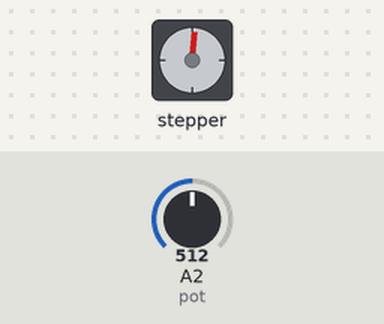
A sketch run on a simulated Arduino Uno, built with avr-gcc and run on an emulated ATmega328P. Parts: stepper motor. Wiring (inferred from the names in the program): stepper motor (2048 steps per turn assumed): coils pin 8, pin 9, pin 10, pin 11. Inputs (shaded band) come from the test bench; at power-on: A2 (pot) = 512. What the sketch prints to the serial monitor is not drawn.

Above: at 1.2 s.
1.3 s: A2 (pot) set to 306
At 1.48 s:
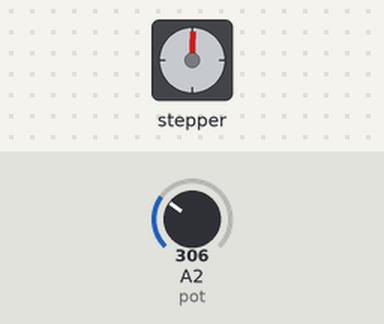
4.3 s: A2 (pot) set to 122
At 5.6 s:
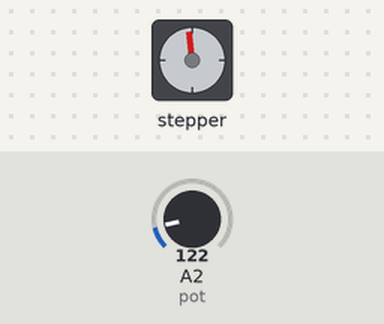
7.3 s: A2 (pot) set to 511
At 7.48 s:
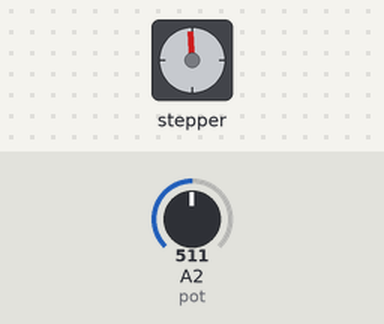
10.3 s: A2 (pot) set to 0
At 10.48 s:
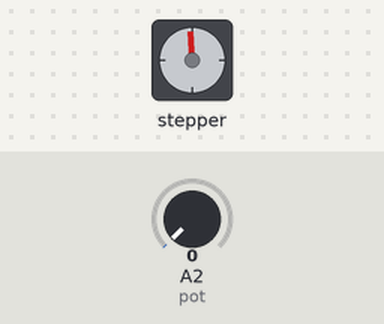
Timing chart, 0 to 13.3 s (numbered marks = the images above; inputs shaded):
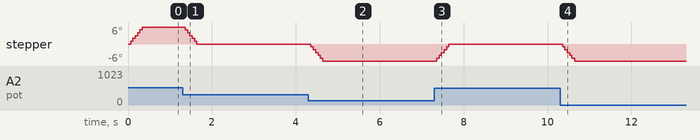

The sketch:

PasoAPaso.ino
```cpp
/*
Controla un motor paso a paso utilizando una secuencia de pasos predefinida. A continuación, se describe su funcionamiento:

Se definen las variables IN1, IN2, IN3 y IN4 para representar los pines de salida del Arduino a los que se conectan las bobinas del motor paso a paso. Estos pines se configuran como salidas digitales.

La variable pot se define como A2, lo que indica que se utilizará el pin analógico A2 del Arduino para leer la posición actual del potenciómetro. El potenciómetro se utiliza para controlar la dirección del motor.

La variable anterior se inicializa en 0 y se utiliza para almacenar la lectura anterior del potenciómetro. Se utiliza para determinar si ha habido un cambio en la posición del potenciómetro.

Se define la matriz paso que contiene una secuencia de pasos para el motor. Cada fila de la matriz representa un paso del motor y los valores en cada columna representan el estado de los pines IN1, IN2, IN3 y IN4 correspondientes a ese paso.

En la función setup(), se configuran los pines IN1, IN2, IN3 y IN4 como salidas digitales utilizando pinMode(). Además, se inicializa la comunicación serial a una velocidad de 9600 baudios mediante Serial.begin().

En la función loop(), se lee la posición actual del potenciómetro utilizando analogRead() y se almacena en la variable actual.

Se verifica si la posición actual es igual a la posición anterior. Si son iguales, se apagan todas las bobinas del motor, es decir, se establecen los pines IN1, IN2, IN3 y IN4 en bajo (LOW) utilizando digitalWrite().

Si la posición actual es diferente a la posición anterior, se verifica si la posición actual es mayor que la anterior. En caso afirmativo, se ejecuta un bucle que repite el siguiente proceso 10 veces:

a. Se recorre la matriz paso en orden ascendente, y se establecen los pines IN1, IN2, IN3 y IN4 según los valores de la fila correspondiente.

b. Se introduce un retardo de 10 milisegundos utilizando delay().

c. Se envía por el puerto serie el mensaje "Ciclo 1".

Si la posición actual es menor que la posición anterior, se ejecuta un bucle similar al anterior, pero en este caso se recorre la matriz paso en orden descendente.

Al final del bucle principal, se actualiza la variable anterior con el valor de actual, para que en la próxima iteración se pueda determinar si ha habido un cambio en la posición del potenciómetro.

En resumen, el código controla un motor paso a paso en función de la posición de un potenciómetro. Dependiendo de si la posición actual es mayor o menor que la posición anterior, el motor girará en una dirección u otra, utilizando una secuencia de pasos predefinida. Además, se muestra información sobre el ciclo en el que se encuentra el motor a través de la comunicación serial.
*/

int IN1 = 8;
int IN2 = 9;
int IN3 = 10;
int IN4 = 11;
int pot = A2;
int anterior = 0;

// Secuencia de pasos del motor.
int paso [4][4] =
{
  {1, 1, 0, 0},
  {0, 1, 1, 0},
  {0, 0, 1, 1},
  {1, 0, 0, 1}
};

void setup()
{

  Serial.begin(9600);
  pinMode(IN1, OUTPUT);
  pinMode(IN2, OUTPUT);
  pinMode(IN3, OUTPUT);
  pinMode(IN4, OUTPUT);

}


void loop()
{
  int actual = analogRead(pot);
  if (actual == anterior){
    digitalWrite(IN1, LOW);
    digitalWrite(IN2, LOW);
    digitalWrite(IN3, LOW);
    digitalWrite(IN4, LOW);
  }else{
    if (actual > anterior){
      for(int k = 0; k<10; k++){
        for (int i = 0; i < 4; i++){
          digitalWrite(IN1, paso[i][0]);
          digitalWrite(IN2, paso[i][1]);
          digitalWrite(IN3, paso[i][2]);
          digitalWrite(IN4, paso[i][3]);
          delay(10);
          Serial.print("Ciclo 1 ");
        }
      }
    }
    else{
      for(int k = 0; k<10; k++){
        for (int j = 3 ; j>=0; j=j-1){
          digitalWrite(IN1, paso[j][0]);
          digitalWrite(IN2, paso[j][1]);
          digitalWrite(IN3, paso[j][2]);
          digitalWrite(IN4, paso[j][3]);
          delay(10);
          Serial.print("Ciclo 2 ");
        }

      }
    }
  }
  anterior = actual;
}
```
